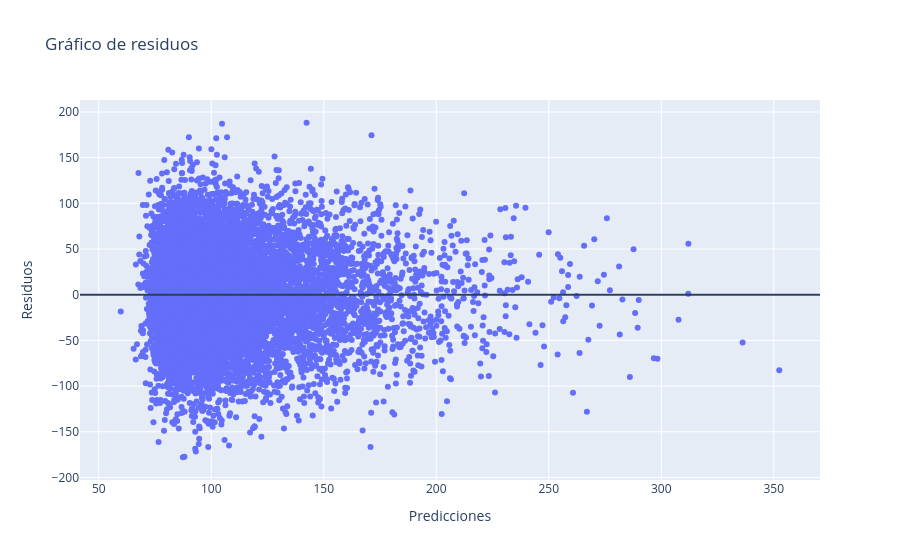

Notebook code cell kept with this figure:
### Markdown cell above
## Residuos interactivos

### Code cell
residuos = y_test - y_pred_test

fig = go.Figure()

fig.add_trace(
    go.Scatter(
        x=y_pred_test,
        y=residuos,
        mode="markers",
        name="Residuos"
    )
)

fig.add_hline(y=0)

fig.update_layout(
    title="Gráfico de residuos",
    xaxis_title="Predicciones",
    yaxis_title="Residuos"
)

fig.show()

### Figure 1 — Plotly figure (JSON) as saved in the notebook; plotly's stock layout.template omitted (floating-point values rounded to 4 significant figures; data arrays with more than 128 entries replaced by an {"elided": "..."} marker saying what was removed)
{"data": [{"mode": "markers", "name": "Residuos", "type": "scatter", "x": {"elided": "10000 float values"}, "y": {"elided": "10000 float values"}}], "layout": {"shapes": [{"type": "line", "x0": 0, "x1": 1, "xref": "x domain", "y0": 0, "y1": 0, "yref": "y"}], "title": {"text": "Gráfico de residuos"}, "xaxis": {"title": {"text": "Predicciones"}}, "yaxis": {"title": {"text": "Residuos"}}}}
